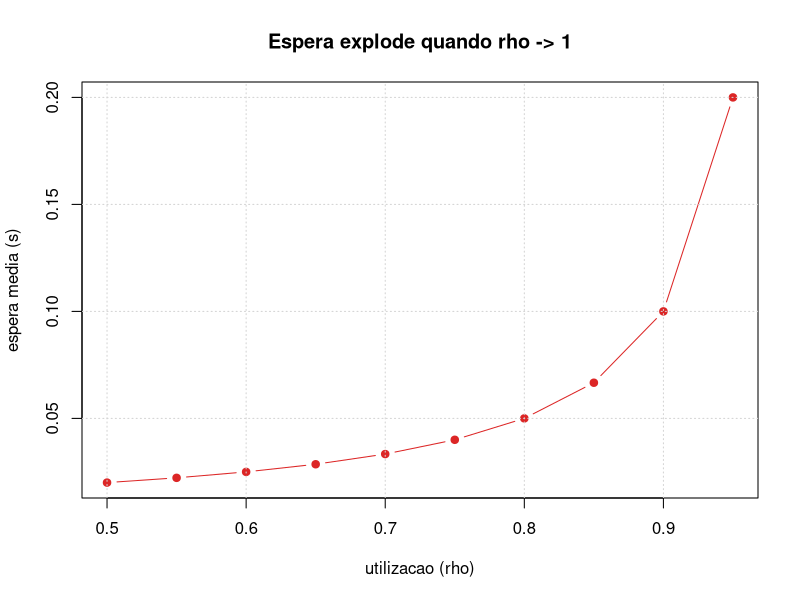

Generate this figure with R:
# Capacidade de inferencia: simulacao de fila M/M/1 x formula analitica

dir.create("outputs", showWarnings = FALSE)
set.seed(520)

TAXA_CHEGADA <- 80      # requisicoes por segundo
TAXA_SERVICO <- 100     # req/s por replica
N_REQUISICOES <- 20000

simular_fila <- function(lambda, mu, n = N_REQUISICOES) {
  chegadas <- cumsum(rexp(n, rate = lambda))
  servicos <- rexp(n, rate = mu)

  inicio_servico <- numeric(n)
  fim_servico <- numeric(n)

  for (i in seq_len(n)) {
    # servico so comeca quando o request chega E o servidor esta livre
    inicio_servico[i] <- max(chegadas[i], if (i == 1) 0 else fim_servico[i - 1])
    fim_servico[i] <- inicio_servico[i] + servicos[i]
  }

  esperas <- inicio_servico - chegadas
  list(espera_media = mean(esperas), p95 = quantile(esperas, 0.95))
}

espera_analitica <- function(lambda, mu) 1 / (mu - lambda)

cat("=== SIMULACAO X TEORIA (uma replica) ===\n")
resultado <- simular_fila(TAXA_CHEGADA, TAXA_SERVICO)
teoria <- espera_analitica(TAXA_CHEGADA, TAXA_SERVICO)

cat(sprintf("- espera media simulada: %.4f s\n", resultado$espera_media))
cat(sprintf("- formula W = 1/(mu-lam): %.4f s\n", teoria))
cat(sprintf("- p95 da espera         : %.4f s\n", resultado$p95))
rho <- TAXA_CHEGADA / TAXA_SERVICO
cat(sprintf("- utilizacao rho        : %.0f%%\n", rho * 100))

# --- varredura de utilizacao -------------------------------------------------
utilizacoes <- seq(0.5, 0.95, by = 0.05)
esperas_teoricas <- vapply(utilizacoes, function(u) {
  mu_fixa <- TAXA_SERVICO
  lambda_u <- u * mu_fixa
  espera_analitica(lambda_u, mu_fixa)
}, numeric(1))

cat("\n=== ESPERA TEORICA POR UTILIZACAO ===\n")
for (i in seq_along(utilizacoes)) {
  cat(sprintf("- rho=%.2f : %6.3f s%s\n",
              utilizacoes[i], esperas_teoricas[i],
              ifelse(utilizacoes[i] > 0.8, "   <- zona critica", "")))
}

# replicas necessarias para p95 < 200ms com folga
slo_p95_ms <- 200
replicas_necessarias <- ceiling(TAXA_CHEGADA / (TAXA_SERVICO * 0.75))
cat(sprintf("\nPara manter rho<=0.75 e p95<%dms: usar %d replicas.\n",
            slo_p95_ms, replicas_necessarias))

png("outputs/fila_inferencia.png", width = 900, height = 430, res = 110)
plot(utilizacoes, esperas_teoricas, type = "b", pch = 19, col = "#dc2626",
     xlab = "utilizacao (rho)", ylab = "espera media (s)",
     main = "Espera explode quando rho -> 1")
grid()
dev.off()
cat("Curva salva em outputs/fila_inferencia.png\n")
